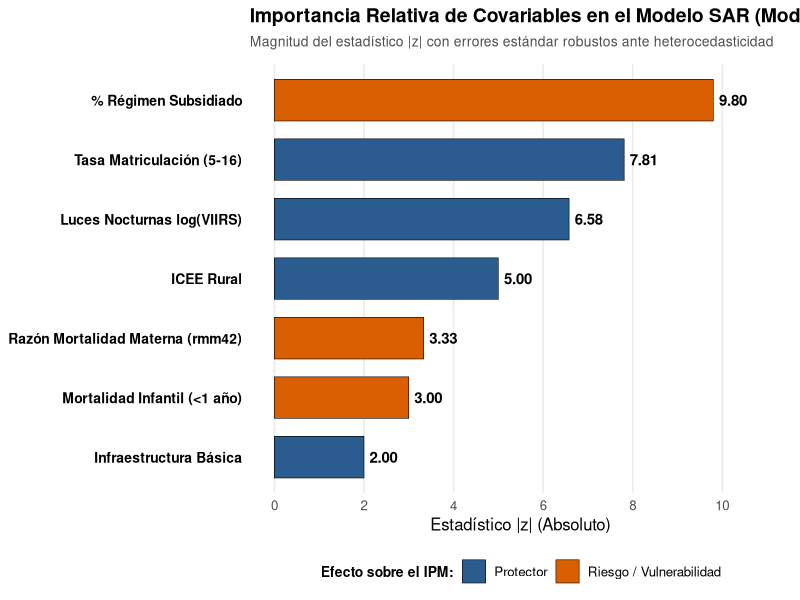

R code for this plot: (Note: this script raises an error after producing the figure.)
########################################### GRAFICO 1 ################################################
library(ggplot2)
library(dplyr)

# --- 1. DATAFRAME DE IMPORTANCIA DE VARIABLES (Modelo 3 - Errores Robustos) ---
df_importancia <- data.frame(
  Variable = c(
    "% Régimen Subsidiado", 
    "Tasa Matriculación (5-16)", 
    "Luces Nocturnas log(VIIRS)", 
    "ICEE Rural", 
    "Razón Mortalidad Materna (rmm42)", 
    "Mortalidad Infantil (<1 año)", 
    "Infraestructura Básica"
  ),
  Z_Value = c(9.80, 7.81, 6.58, 5.00, 3.33, 3.00, 2.00),
  Tipo = c(
    "Riesgo / Vulnerabilidad", 
    "Protector", 
    "Protector", 
    "Protector", 
    "Riesgo / Vulnerabilidad", 
    "Riesgo / Vulnerabilidad", 
    "Protector"
  )
)

# Reordenar el factor Variable para que se grafique en orden de importancia
df_importancia <- df_importancia %>%
  mutate(Variable = reorder(Variable, Z_Value))

# --- 2. GENERACIÓN DEL GRÁFICO ---
p_importancia <- ggplot(df_importancia, aes(x = Z_Value, y = Variable, fill = Tipo)) +
  geom_col(width = 0.7, color = "black", linewidth = 0.2) +
  geom_text(aes(label = sprintf("%.2f", Z_Value)), 
            hjust = -0.2, size = 3.8, fontface = "bold", color = "black") +
  scale_fill_manual(values = c("Protector" = "#2b5c8f", "Riesgo / Vulnerabilidad" = "#d95f02")) +
  scale_x_continuous(limits = c(0, 11), breaks = seq(0, 10, by = 2)) +
  labs(
    title = "Importancia Relativa de Covariables en el Modelo SAR (Modelo 3)",
    subtitle = "Magnitud del estadístico |z| con errores estándar robustos ante heterocedasticidad",
    x = "Estadístico |z| (Absoluto)",
    y = NULL,
    fill = "Efecto sobre el IPM:"
  ) +
  theme_minimal(base_size = 12) +
  theme(
    plot.title = element_text(face = "bold", size = 14, hjust = 0),
    plot.subtitle = element_text(size = 10, color = "gray30", margin = margin(b = 10)),
    axis.text.y = element_text(face = "bold", size = 10, color = "black"),
    legend.position = "bottom",
    legend.title = element_text(face = "bold", size = 10),
    panel.grid.major.y = element_blank(),
    panel.grid.minor = element_blank()
  )

# Desplegar gráfico
print(p_importancia)

######################################################################################################

#######################################GRAFICO 2#####################################################
library(sf)
library(tidyverse)
library(viridis)

# 1. Carga y preparación del Shapefile Municipal de Colombia
# Reemplaza 'municipios_colombia.geojson' o '.shp' por la ruta de tu mapa base
# Nota: Debe contener la columna del código DANE del municipio (ej. 'cod_mpio' o 'DPTO_CCDGO')
mapa_mpios <- mpios_shp %>%
  mutate(
    # Garantizar que el código municipal sea character de 5 dígitos (ej. "05001")
    cod_mpio = str_pad(as.character(cod_mpio), width = 5, side = "left", pad = "0")
  )

# 2. Preparar base analítica 2024 con formato de código alineado
base_mapa_2024 <- base_analitica_2024 %>%
  mutate(
    cod_mpio = str_pad(as.character(cod_mpio), width = 5, side = "left", pad = "0")
  )

# 3. Unir la geometría espacial con la estimación sintética del IPM 2024
mapa_ipm_2024 <- mapa_mpios %>%
  left_join(base_mapa_2024, by = "cod_mpio")

# 4. Generación del Mapa Coroplético de Alta Calidad
g_mapa_ipm <- ggplot(data = mapa_ipm_2024) +
  geom_sf(aes(fill = ipm_municipal_sintetico_2024), color = NA) +
  scale_fill_distiller(
    palette = "RdYlGn",
    direction = -1,  # Invierte para que Verde sea bajo y Rojo alto
    name = "IPM Sintético (%)",
    breaks = seq(0, 100, by = 20),
    labels = paste0(seq(0, 100, by = 20), "%"),
    na.value = "grey80"
  ) +
  labs(
    title = "Distribución Espacial del IPM Municipal Proyectado (2024)",
    subtitle = "Estimación en Pequeñas Áreas mediante Modelo Autorregresivo Espacial (SAR)",
    caption = "Fuente: Estimación propia basada en DANE y variables de entorno satelital (VIIRS)"
  ) +
  theme_void(base_size = 11) +
  theme(
    plot.title = element_text(face = "bold", size = 14, hjust = 0.5, margin = margin(b = 4)),
    plot.subtitle = element_text(size = 10, hjust = 0.5, color = "grey30", margin = margin(b = 10)),
    plot.caption = element_text(size = 8, color = "grey40", hjust = 0.95, margin = margin(t = 10)),
    legend.position = "right",
    legend.title = element_text(face = "bold", size = 9),
    legend.key.height = unit(1.2, "cm"),
    legend.key.width = unit(0.4, "cm"),
    plot.background = element_rect(fill = "white", color = NA)
  )

print(g_mapa_ipm)

# 5. Opcional: Guardar en alta resolución (PNG/PDF)
ggsave("mapa_ipm_sintetico_2024.png", g_mapa_ipm, width = 8, height = 10, dpi = 300)



########################################################################################################
################################### GRÁFICO 3 ##########################################################

library(sf)
library(tidyverse)
library(patchwork)

# 1. Preparar la geometría limpia (Asegurar cod_mpio a 5 caracteres)
mapa_mpios_limpio <- mpios_shp %>%
  mutate(
    cod_mpio = str_pad(trimws(as.character(cod_mpio)), width = 5, side = "left", pad = "0")
  )

# 2. Homologar cod_mpio en las bases analíticas y eliminar geometría secundaria
base_2018_clean <- base_analitica_2018 %>%
  st_drop_geometry() %>%
  mutate(
    cod_mpio = str_pad(trimws(as.character(cod_mpio)), width = 5, side = "left", pad = "0")
  )

base_2024_clean <- base_analitica_2024 %>%
  st_drop_geometry() %>%
  mutate(
    cod_mpio = str_pad(trimws(as.character(cod_mpio)), width = 5, side = "left", pad = "0")
  )

# 3. Unir datos a la cartografía
mapa_2018 <- mapa_mpios_limpio %>%
  left_join(base_2018_clean, by = "cod_mpio")

mapa_2024 <- mapa_mpios_limpio %>%
  left_join(base_2024_clean, by = "cod_mpio")

# --- MAPA 2018 ---
g_2018 <- ggplot(data = mapa_2018) +
  geom_sf(aes(fill = ipm_2018), color = "grey30", linewidth = 0.01) +
  scale_fill_distiller(
    palette = "RdYlGn",
    direction = -1,
    limits = c(0, 100),
    name = "IPM (%)"
  ) +
  labs(title = "A. IPM Observado (Censo 2018)") +
  theme_void() +
  theme(
    plot.title = element_text(face = "bold", size = 12, hjust = 0.5),
    legend.position = "none"
  )

# --- MAPA 2024 (BENCHMARKING) ---
g_2024 <- ggplot(data = mapa_2024) +
  geom_sf(aes(fill = ipm_municipal_sintetico_2024), color = "grey30", linewidth = 0.01) +
  scale_fill_distiller(
    palette = "RdYlGn",
    direction = -1,
    limits = c(0, 100),
    name = "IPM (%)",
    breaks = seq(0, 100, by = 20),
    labels = paste0(seq(0, 100, by = 20), "%")
  ) +
  labs(title = "B. IPM Proyectado y Calibrado 2024") +
  theme_void() +
  theme(
    plot.title = element_text(face = "bold", size = 12, hjust = 0.5),
    legend.position = "right",
    legend.title = element_text(face = "bold", size = 9),
    legend.key.height = unit(1.2, "cm")
  )

# --- COMPOSICIÓN COMPARATIVA ---
mapa_comparativo <- (g_2018 + g_2024) +
  plot_layout(guides = "collect") &
  plot_annotation(
    title = "Evolución de la Distribución Espacial del IPM Municipal (2018 vs. 2024)",
    subtitle = "Comparación entre el Censo 2018 y la Estimación SAE-SAR Calibrada (Benchmarking DANE)",
    caption = "Fuente: Estimación propia basada en DANE, VIIRS y Modelo SAR (Modelo 3)",
    theme = theme(
      plot.title = element_text(face = "bold", size = 14, hjust = 0.5),
      plot.subtitle = element_text(size = 10, hjust = 0.5, color = "grey30")
    )
  )

# Mostrar mapa
print(mapa_comparativo)

# Guardar en alta calidad
ggsave("mapa_comparativo_IPM_2018_2024.png", mapa_comparativo, width = 12, height = 8, dpi = 300)


######################################################################################################
########################################### GRÁFICO 4 ################################################

library(tidyverse)
library(viridis)
library(ggpubr) # Opcional, para añadir ecuaciones/métricas

# 1. Ajuste de la gráfica de dispersión y curva de tendencia
g_viirs_ipm <- ggplot(base_analitica_2024, aes(x = log_viirs, y = ipm_municipal_sintetico_2024)) +
  # Puntos con transparencia para evitar sobreploteo
  geom_point(aes(color = ipm_municipal_sintetico_2024), alpha = 0.5, size = 1.8) +
  
  # Línea de tendencia lineal (OLS simple)
  geom_smooth(method = "lm", color = "#d95f02", linewidth = 0.8, linetype = "dashed", se = FALSE) +
  
  # Tendencia no lineal smoothed (LOESS) para captar la curvatura del efecto
  geom_smooth(method = "loess", color = "#2b5c8f", linewidth = 1.2, se = TRUE, fill = "#2b5c8f", alpha = 0.15) +
  
  # Escala de color acorde a la paleta del mapa (Verde/Amarillo/Rojo)
  scale_color_distiller(
    palette = "RdYlGn",
    direction = -1,
    guide = "none" # Ocultar leyenda para concentrar foco en los ejes
  ) +
  
  # Personalización de ejes y etiquetas
  scale_x_continuous(breaks = seq(0, max(base_analitica_2024$log_viirs, na.rm = TRUE), by = 1)) +
  scale_y_continuous(breaks = seq(0, 100, by = 20), labels = paste0(seq(0, 100, by = 20), "%")) +
  
  labs(
    title = "Efecto de la Intensidad Lumínica Nocturna (VIIRS) sobre el IPM Proyectado (2024)",
    subtitle = expression(paste("Relación inversa estimada por el Modelo Espacial (", hat(beta)[log(VIIRS)], " = -0.2494, ", p, " < 0.001)")),
    x = expression(paste("Densidad Lumínica Nocturna en Escala Logarítmica: ", log(VIIRS + 1))),
    y = "Índice de Pobreza Multidimensional Sintético (%)",
    caption = "Fuente: Estimación propia basada en VIIRS-NPP Nighttime Lights y DANE"
  ) +
  
  # Estilo visual limpio
  theme_minimal(base_size = 11) +
  theme(
    plot.title = element_text(face = "bold", size = 13, color = "grey10"),
    plot.subtitle = element_text(size = 10, color = "grey30", margin = margin(b = 10)),
    axis.title = element_text(face = "bold", size = 10),
    panel.grid.minor = element_blank(),
    plot.background = element_rect(fill = "white", color = NA)
  )

# Visualizar gráfico
print(g_viirs_ipm)

# 2. Guardar en alta calidad para el documento final
ggsave("efecto_viirs_vs_ipm_2024.png", g_viirs_ipm, width = 8, height = 6, dpi = 300)
